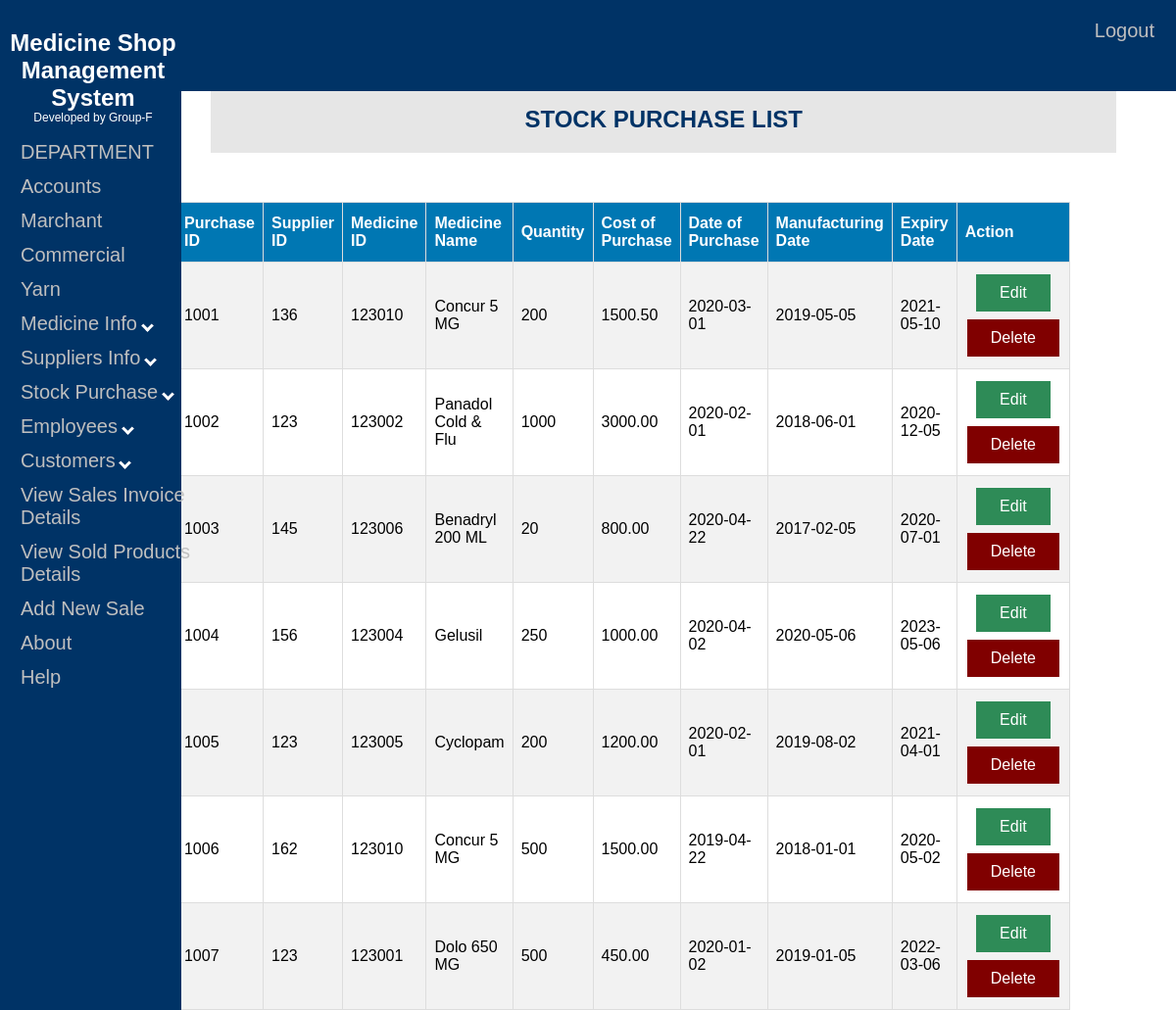
/purchase-view.php, run on the app's committed database.
### tables this page shows
CREATE TABLE `purchase` (
  `P_ID` decimal(4,0) NOT NULL,
  `SUP_ID` decimal(3,0) NOT NULL,
  `MED_ID` decimal(6,0) NOT NULL,
  `P_QTY` int(11) NOT NULL,
  `P_COST` decimal(8,2) NOT NULL,
  `PUR_DATE` date NOT NULL,
  `MFG_DATE` date NOT NULL,
  `EXP_DATE` date NOT NULL
);

CREATE TABLE `meds` (
  `MED_ID` decimal(6,0) NOT NULL,
  `MED_NAME` varchar(50) NOT NULL,
  `MED_QTY` int(11) NOT NULL,
  `CATEGORY` varchar(20) DEFAULT NULL,
  `MED_PRICE` decimal(6,2) NOT NULL,
  `LOCATION_RACK` varchar(30) DEFAULT NULL
);

### purchase-view.php (the view, shortened to what this page needs)
<!DOCTYPE html>
<html>
<head>
<link rel="stylesheet" type="text/css" href="nav2.css">
<link rel="stylesheet" type="text/css" href="table1.css">
</head>
<body>
<?php require('commom.php'); ?>
	<div class="topnav">
		<a href="logout.php">Logout</a>
	</div>
	<center>
	<div class="head">
	<h2> STOCK PURCHASE LIST</h2>
	</div>
	</center>
	<table align="right" id="table1" style="margin-right:100px;">
		<tr>
			<th>Purchase ID</th>
			<th>Supplier ID</th>
			<th>Medicine ID</th>
			<th>Medicine Name</th>
			<th>Quantity</th>
			<th>Cost of Purchase</th>
			<th>Date of Purchase</th>
			<th>Manufacturing Date</th>
			<th>Expiry Date</th>
			<th>Action</th>
		</tr>
	<?php
	include "config.php";
	$sql = "SELECT p_id,sup_id,med_id,p_qty,p_cost,pur_date,mfg_date,exp_date FROM purchase";
	$result = $conn->query($sql);
	if ($result->num_rows > 0) {
	while($row = $result->fetch_assoc()) {
		$sql1="SELECT med_name from meds where med_id=".$row["med_id"]."";
		$result1 = $conn->query($sql1);
		while($row1 = $result1->fetch_assoc()) {
			echo "<tr>";
				echo "<td>" . $row["p_id"]. "</td>";
				echo "<td>" . $row["sup_id"]. "</td>";
				echo "<td>" . $row["med_id"]. "</td>";
				echo "<td>" . $row1["med_name"] . "</td>";
				echo "<td>" . $row["p_qty"]. "</td>";
				echo "<td>" . $row["p_cost"]. "</td>";
				echo "<td>" . $row["pur_date"]. "</td>";
				echo "<td>" . $row["mfg_date"] . "</td>";
				echo "<td>" . $row["exp_date"]. "</td>";
				echo "<td align=center>";
				echo "<a class='button1 edit-btn' href=purchase-update.php?pid=".$row['p_id']."&sid=".$row['sup_id']."&mid=".$row['med_id'].">Edit</a>";
				echo "<a class='button1 del-btn' href=purchase-delete.php?pid=".$row['p_id']."&sid=".$row['sup_id']."&mid=".$row['med_id'].">Delete</a>";
				echo "</td>";
			echo "</tr>";
		}
	}
	echo "</table>";
}
	?>
</body>
</html>

### nav2.css (style rules this page uses)
.topnav { overflow: hidden; background-color: #003366; margin:0px; vertical-align:top; width: 100%; height:9%; position: fixed; x-index: 1; top: 0; left: 0; }
.topnav a { float: right; text-align: center; padding: 20px 22px; text-decoration: none; font-size: 20px; font-family:Arial; color: #bfbfbf; display: block; border: none; background: none; cursor: pointer; outline: none; }
div.head { width:78%; font-family:Arial; background-color:#e6e6e6; color:#003366; float:right; margin-top:80px; margin-right:53px; margin-left:0px; top: 0; right: 0; overflow:hidden; }

### table1.css (style rules this page uses)
#table1 { font-family: Arial; border-collapse: collapse; margin-top:50px; margin-right:25px; width: 70%; overflow:auto; }
#table1 td, #table1 th { border: 1px solid #ddd; padding: 8px; }
#table1 tr:nth-child(even) { background-color: #f2f2f2; }
#table1 th { padding-top: 12px; padding-bottom: 12px; text-align: left; background-color: #0077b3; color: white; }
.button1 { border:none; color: white; padding: 10px 24px; text-align: center; text-decoration: none; display: inline-block; margin: 4px 2px; cursor: pointer; }
.edit-btn { background-color:#2E8B57; }
.del-btn { background-color:#800000; }

### data on the page
purchase: P_ID "1001", SUP_ID "136", MED_ID "123010", P_QTY "200", P_COST "1500.50", PUR_DATE "2020-03-01", MFG_DATE "2019-05-05", EXP_DATE "2021-05-10"
meds: MED_NAME "Concur 5 MG"
purchase: P_ID "1002", SUP_ID "123", MED_ID "123002", P_QTY "1000", P_COST "3000.00", PUR_DATE "2020-02-01", MFG_DATE "2018-06-01", EXP_DATE "2020-12-05"
meds: MED_NAME "Panadol Cold & Flu"
purchase: P_ID "1003", SUP_ID "145", MED_ID "123006", P_QTY "20", P_COST "800.00", PUR_DATE "2020-04-22", MFG_DATE "2017-02-05", EXP_DATE "2020-07-01"
meds: MED_NAME "Benadryl 200 ML"
purchase: P_ID "1004", SUP_ID "156", MED_ID "123004", P_QTY "250", P_COST "1000.00", PUR_DATE "2020-04-02", MFG_DATE "2020-05-06", EXP_DATE "2023-05-06"
meds: MED_NAME "Gelusil"
purchase: P_ID "1005", SUP_ID "123", MED_ID "123005", P_QTY "200", P_COST "1200.00", PUR_DATE "2020-02-01", MFG_DATE "2019-08-02", EXP_DATE "2021-04-01"
meds: MED_NAME "Cyclopam"
purchase: P_ID "1006", SUP_ID "162", MED_ID "123010", P_QTY "500", P_COST "1500.00", PUR_DATE "2019-04-22", MFG_DATE "2018-01-01", EXP_DATE "2020-05-02"
purchase: P_ID "1007", SUP_ID "123", MED_ID "123001", P_QTY "500", P_COST "450.00", PUR_DATE "2020-01-02", MFG_DATE "2019-01-05", EXP_DATE "2022-03-06"
meds: MED_NAME "Dolo 650 MG"
